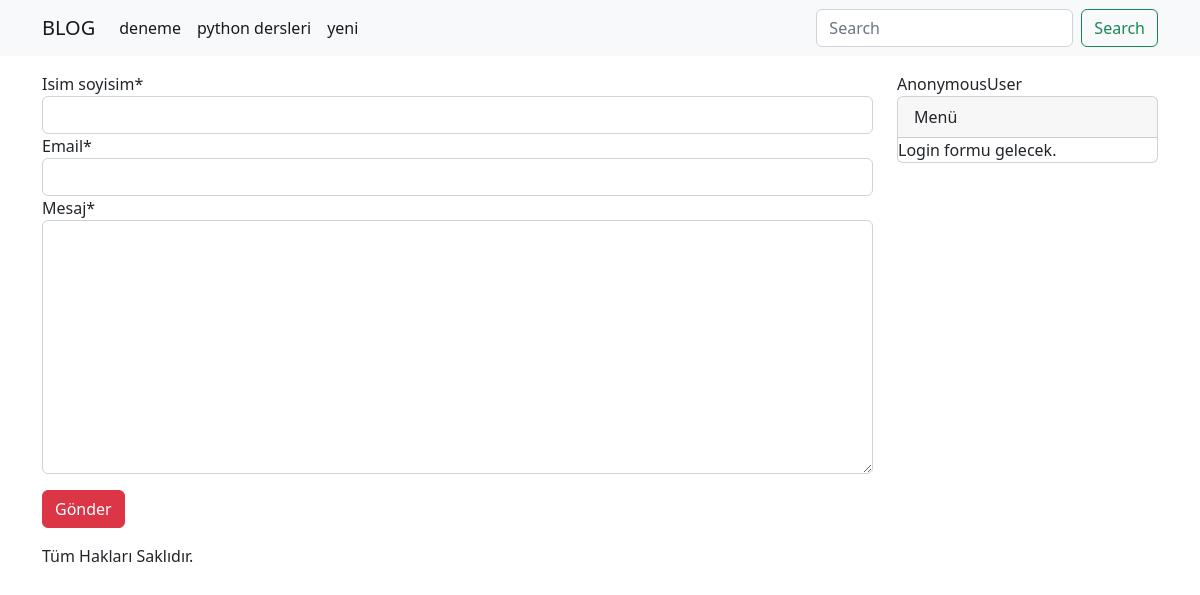
Screenshot of /iletisim with the database file from the repository.
### blog/models/kategori.py (models this page shows, shortened)
class KategoriModel(models.Model):
    isim = models.CharField(max_length=30, blank=False, null=False)
    slug = AutoSlugField(populate_from='isim', unique = True)
    class Meta:
        db_table = 'kategori'
        verbose_name_plural = 'Kategoriler'
        verbose_name ='Kategori'

### blog/views/iletisim.py (the view)
# urls.py: path('iletisim', iletisim, name='iletisim'),
def iletisim(request):
    form = IletisimForm()
    if request.method == 'POST':
        form = IletisimForm(request.POST)
        if form.is_valid():
           form.save()
           return redirect('anasayfa')
    context = {
        'form': form
    }
    return render(request, 'pages/iletisim.html', context=context)

### blog/forms/iletisim.py
class IletisimForm(forms.ModelForm):
    class Meta:
        model = IletisimModel
        fields = ('isim_soyisim', 'email', 'mesaj')

### blog/templatetags/kategori_list.py (called while the page is built)
@register.simple_tag
def kategori_list():
    kategoriler=KategoriModel.objects.all()
    return kategoriler

### blog/templates/pages/iletisim.html (shortened to what this page needs)
{% extends 'base.html' %}
{% load crispy_forms_tags %}
{% block content %}
    <form method="POST">
        {{ form | crispy}}
        <input type="submit" class= 'btn btn-danger mt-3 mb-3' value="Gönder"/>
    </form>
{% endblock %}

### templates/components/navbar.html (shortened to what this page needs)
{% load kategori_list %}
{% kategori_list as kategoriler %}
<nav class="navbar navbar-expand-lg bg-light">
    <div class="container">
      <a class="navbar-brand" href="{% url 'anasayfa' %}">BLOG</a>
      <div class="collapse navbar-collapse" id="navbarSupportedContent">
        <ul class="navbar-nav me-auto mb-2 mb-lg-0">
          {% for kategori in kategoriler %}
          <li class="nav-item">
            <a class="nav-link active" aria-current="page" href="{% url 'kategori' kategoriSlug=kategori.slug %}">{{ kategori.isim }}</a>
          </li>
          {% endfor %}
        </ul>
        <form acrion="{% url 'anasayfa' %}" class="d-flex" role="search">
          <input class="form-control me-2" name="sorgu" type="search" placeholder="Search" aria-label="Search">
          <button class="btn btn-outline-success"  type="submit">Search</button>
        </form>
      </div>
    </div>
  </nav>

### rows the page displays
KategoriModel: isim "deneme"
KategoriModel: isim "python dersleri"
KategoriModel: isim "yeni"

### other values shown
{{ request.user }} "AnonymousUser"
